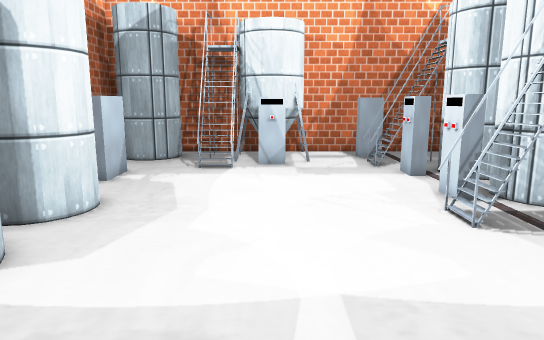
[1] (above)

17 first-person views from a walk through a scene from a Unity 3-D project. The camera is 1.4 m above the floor, tilts 10° down and sees 70° across. The floor is counted in squares, 0.5 m on a side. Each view is taken from the middle of a square. On the plan, view 1 faces up. The plan holds only what a view shows up to about 20 squares ahead; the rest is blank. The player is left out. Some surface patterns are stand-ins.

[2]
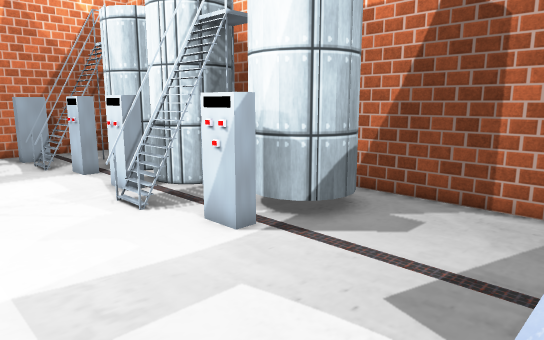

[3]
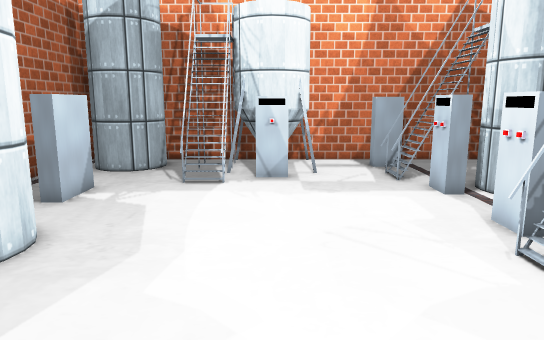

[4]
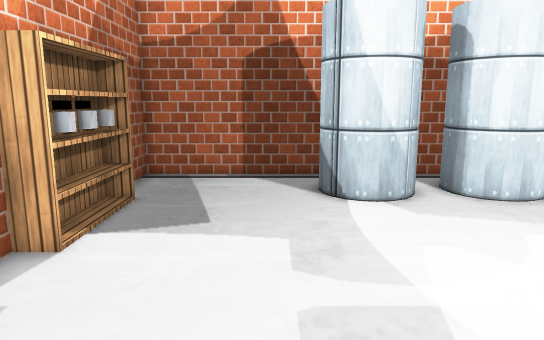

[5]
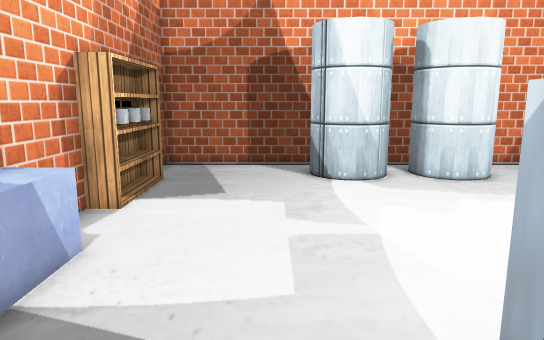

[6]
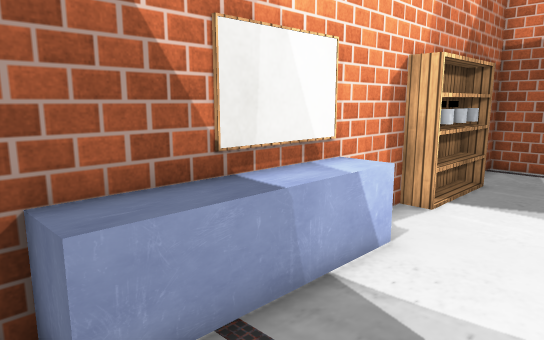

[7]
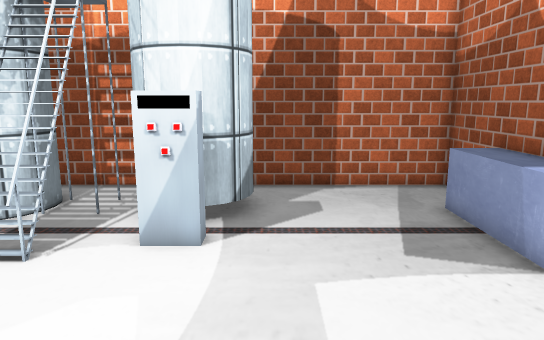

[8]
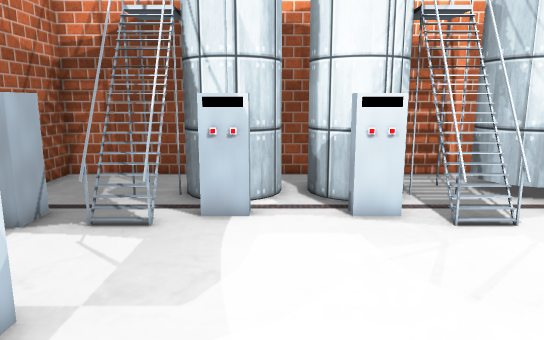

[9]
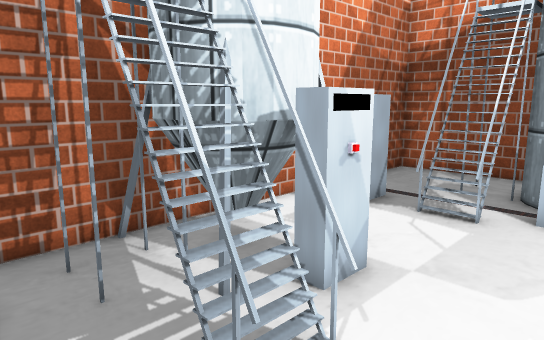

[10]
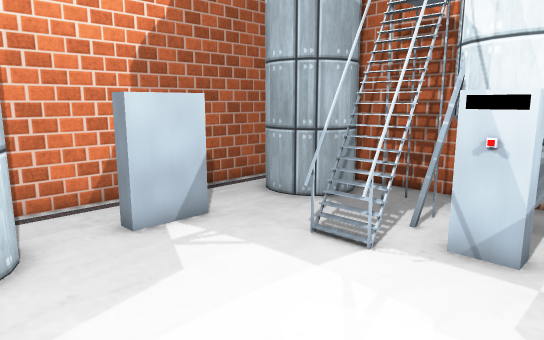

[11]
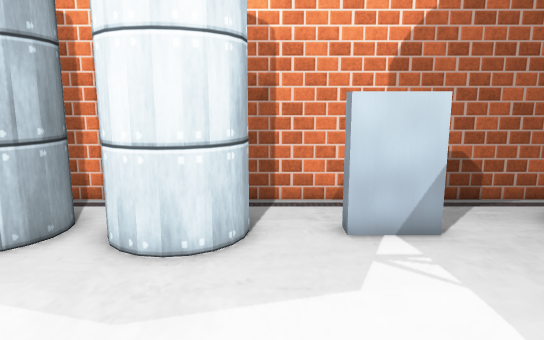

[12]
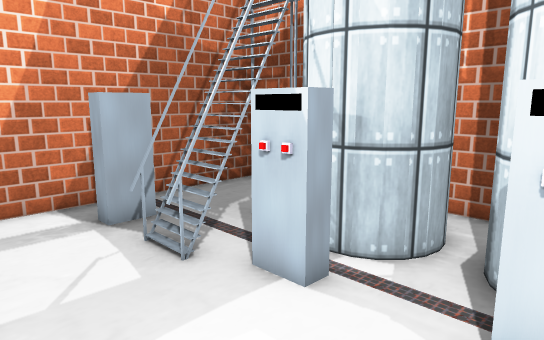

[13]
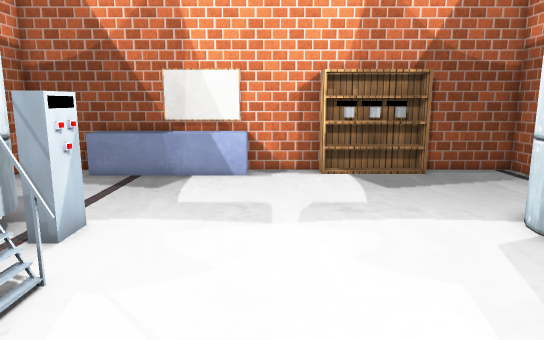

[14]
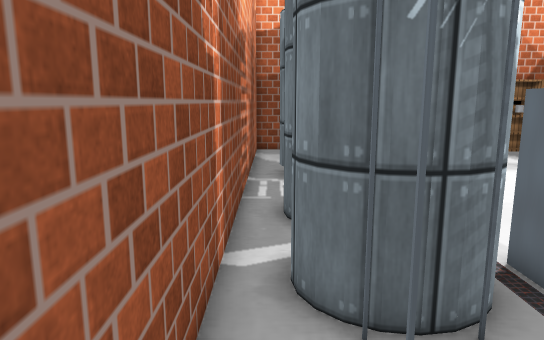

[15]
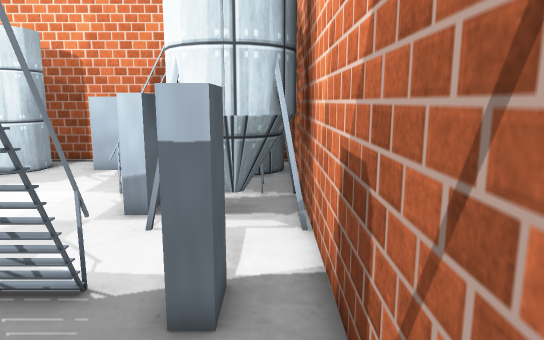

[16]
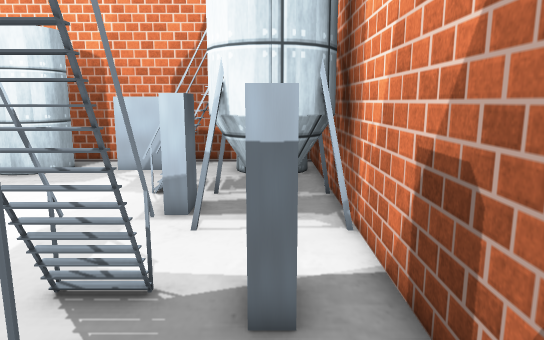

[17]
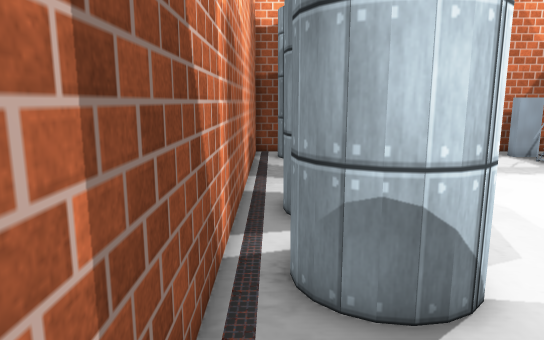

### Floor plan
Key: @ floor where view 1 was taken; # wall or solid block; . floor; = window, fence, low wall or low ledge; ^ raised ledge; C cylinder; T thing the floor can be seen under or through; S shelf; O other object.
Columns run from 9 left of view 1 to 11 right of it. Each row starts with its distance up from view 1.
 22 #####################
 21 #  CC.###^#.........#
 20 #C  C..#^^^...^.....#
 19 #.CCC.###^#.........#
 18 #.....##OOO=..OO....#
 17 #.....##.O....OO.OO.#
 16 #.....==......OOO OO#
 15 #..^..........OOO  O#
 14 #..^............OOO.#
 13 #...............TT .#
 12 #.............OO#  T#
 11 #.CCC.........OO#  T#
 10 #C  C........=TTTTT.#
  9 #.CCC........#=T....#
  8 #.............TTTT..#
  7 #.CCC..........OCCC.#
  6 #C  C.........OOC  C#
  5 #.CCC..........OCCC.#
  4 #...................#
  3 #...................#
  2 #...................#
  1 #...................#
  0 #........@..........#
 -1 #...SSSSS..^^^^^^^..#
 -2 ###############^^^###

Positions as (right, up) in squares from view 1, and headings:
1: (0, 0), facing up
2: (0, -1), facing up-right
3: (0, 3), facing up
4: (6, 3), facing left
5: (9, 3), facing left
6: (9, 3), facing down-left
7: (-2, 4), facing right
8: (-4, 14), facing right
9: (-5, 14), facing up-right
10: (2, 10), facing up-left
11: (2, 12), facing left
12: (1, 11), facing up-right
13: (1, 14), facing down
14: (10, 21), facing down
15: (10, 21), facing left
16: (10, 20), facing left
17: (-8, 0), facing up
